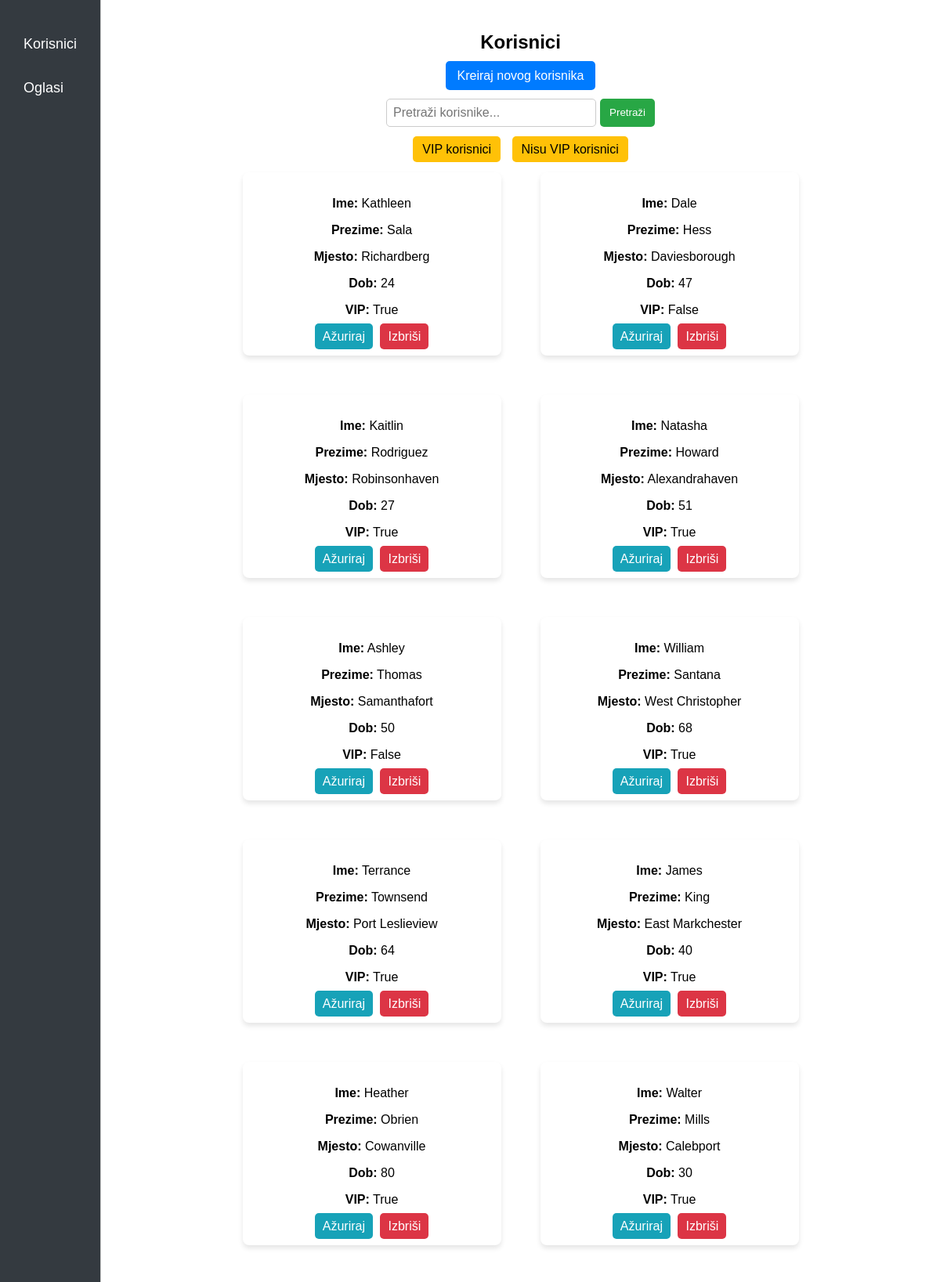
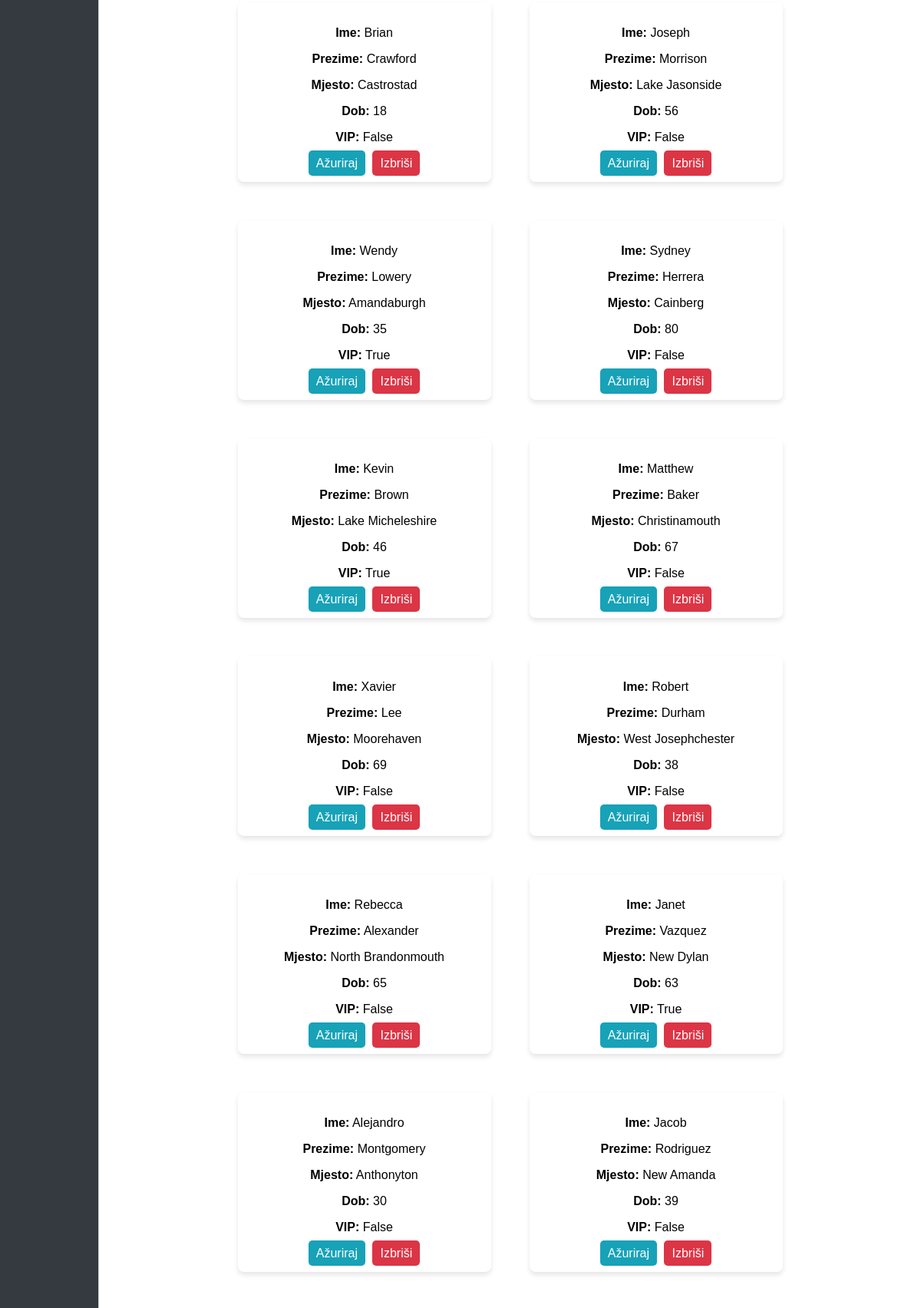
The app's page /home/korisnici/ (upper part) with its own data (2 pictures, top to bottom).
### main/models.py (models this page shows, shortened)
class Korisnik(models.Model):
    ime = models.CharField(max_length=100)
    prezime = models.CharField(max_length=100)
    mjesto = models.CharField(max_length=100)
    dob = models.IntegerField()
    vip = models.BooleanField()

### main/views.py (the view)
# urls.py: path('home/korisnici/', KorisnikList.as_view(), name="korisnik_list"),
class KorisnikList(ListView):
    model = Korisnik
    context_object_name = 'korisnici'
    def get_queryset(self):
        queryset = super().get_queryset()
        query = self.request.GET.get('q')
        if query:
            queryset = queryset.filter(
                Q(ime__icontains=query) | Q(prezime__icontains=query)
            )
        vip_filter = self.request.GET.get('vip')
        if vip_filter is not None:
            queryset = queryset.filter(vip=vip_filter.lower() == 'true')
        return queryset

### main/templates/main/korisnik_list.html
{% extends "base_generic.html" %}
{% block content %}
    <h2 class="title">Korisnici</h2>
    <div class="actions">
        <a href="{% url 'create_korisnik' %}" class="btn-primary">Kreiraj novog korisnika</a>
    </div>
    <form method="get" class="search-form">
        <input type="text" name="q" placeholder="Pretraži korisnike..." value="{{ request.GET.q }}">
        <button type="submit" class="btn-search">Pretraži</button>
    </form>
    <div class="filters">
        <a href="?vip=true" class="btn-filter">VIP korisnici</a>
        <a href="?vip=false" class="btn-filter">Nisu VIP korisnici</a>
    </div>
    <div class="user-list">
        {% for korisnik in object_list %}
            <div class="user-card">
                <p><strong>Ime:</strong> {{ korisnik.ime }}</p>
                <p><strong>Prezime:</strong> {{ korisnik.prezime }}</p>
                <p><strong>Mjesto:</strong> {{ korisnik.mjesto }}</p>
                <p><strong>Dob:</strong> {{ korisnik.dob }}</p>
                <p><strong>VIP:</strong> {{ korisnik.vip }}</p>
                <div class="user-actions">
                    <a href="{% url 'update_korisnik' korisnik.pk %}" class="btn-update">Ažuriraj</a>
                    <a href="{% url 'delete_korisnik' korisnik.pk %}" class="btn-delete">Izbriši</a>
                </div>
            </div>
        {% endfor %}
    </div>
{% endblock %}

### main/static/polls/base.css (style rules this page uses)
body { font-family: Arial, sans-serif; margin: 0; padding: 0; background-color: #f4f4f4; }
.title { text-align: center; font-size: 24px; margin-bottom: 20px; }
.actions { text-align: center; margin-bottom: 20px; }
.btn-primary { background-color: #007bff; color: white; padding: 10px 15px; border-radius: 5px; text-decoration: none; }
.search-form { display: flex; justify-content: center; margin-bottom: 20px; }
.search-form input { padding: 8px; width: 250px; border: 1px solid #ccc; border-radius: 5px; font-size: 16px; }
.btn-search { padding: 8px 12px; background-color: #28a745; color: white; border: none; border-radius: 5px; cursor: pointer; margin-left: 5px; }
.filters { text-align: center; margin-bottom: 20px; }
.btn-filter { padding: 8px 12px; background-color: #ffc107; color: black; text-decoration: none; border-radius: 5px; margin: 0 5px; }
.user-list { display: flex; flex-wrap: wrap; justify-content: center; gap: 50px; }
.user-card { background: white; padding: 15px; border-radius: 8px; box-shadow: 0px 4px 6px rgba(0, 0, 0, 0.1); width: 300px; text-align: center; }
.user-actions { margin-top: 10px; }
.btn-update { background-color: #17a2b8; color: white; padding: 8px 10px; border-radius: 5px; text-decoration: none; margin-right: 5px; }
.btn-delete { background-color: #dc3545; color: white; padding: 8px 10px; border-radius: 5px; text-decoration: none; }

### records on screen
Korisnik: ime "Kathleen", prezime "Sala", mjesto "Richardberg", dob "24", vip "True"
Korisnik: ime "Dale", prezime "Hess", mjesto "Daviesborough", dob "47", vip "False"
Korisnik: ime "Kaitlin", prezime "Rodriguez", mjesto "Robinsonhaven", dob "27", vip "True"
Korisnik: ime "Natasha", prezime "Howard", mjesto "Alexandrahaven", dob "51", vip "True"
Korisnik: ime "Ashley", prezime "Thomas", mjesto "Samanthafort", dob "50", vip "False"
Korisnik: ime "William", prezime "Santana", mjesto "West Christopher", dob "68", vip "True"
Korisnik: ime "Terrance", prezime "Townsend", mjesto "Port Leslieview", dob "64", vip "True"
Korisnik: ime "James", prezime "King", mjesto "East Markchester", dob "40", vip "True"
Korisnik: ime "Heather", prezime "Obrien", mjesto "Cowanville", dob "80", vip "True"
Korisnik: ime "Walter", prezime "Mills", mjesto "Calebport", dob "30", vip "True"
Korisnik: ime "Brian", prezime "Crawford", mjesto "Castrostad", dob "18", vip "False"
Korisnik: ime "Joseph", prezime "Morrison", mjesto "Lake Jasonside", dob "56", vip "False"
Korisnik: ime "Wendy", prezime "Lowery", mjesto "Amandaburgh", dob "35", vip "True"
Korisnik: ime "Sydney", prezime "Herrera", mjesto "Cainberg", dob "80", vip "False"
Korisnik: ime "Kevin", prezime "Brown", mjesto "Lake Micheleshire", dob "46", vip "True"
Korisnik: ime "Matthew", prezime "Baker", mjesto "Christinamouth", dob "67", vip "False"
Korisnik: ime "Xavier", prezime "Lee", mjesto "Moorehaven", dob "69", vip "False"
Korisnik: ime "Robert", prezime "Durham", mjesto "West Josephchester", dob "38", vip "False"
Korisnik: ime "Rebecca", prezime "Alexander", mjesto "North Brandonmouth", dob "65", vip "False"
Korisnik: ime "Janet", prezime "Vazquez", mjesto "New Dylan", dob "63", vip "True"
Korisnik: ime "Alejandro", prezime "Montgomery", mjesto "Anthonyton", dob "30", vip "False"
Korisnik: ime "Jacob", prezime "Rodriguez", mjesto "New Amanda", dob "39", vip "False"
